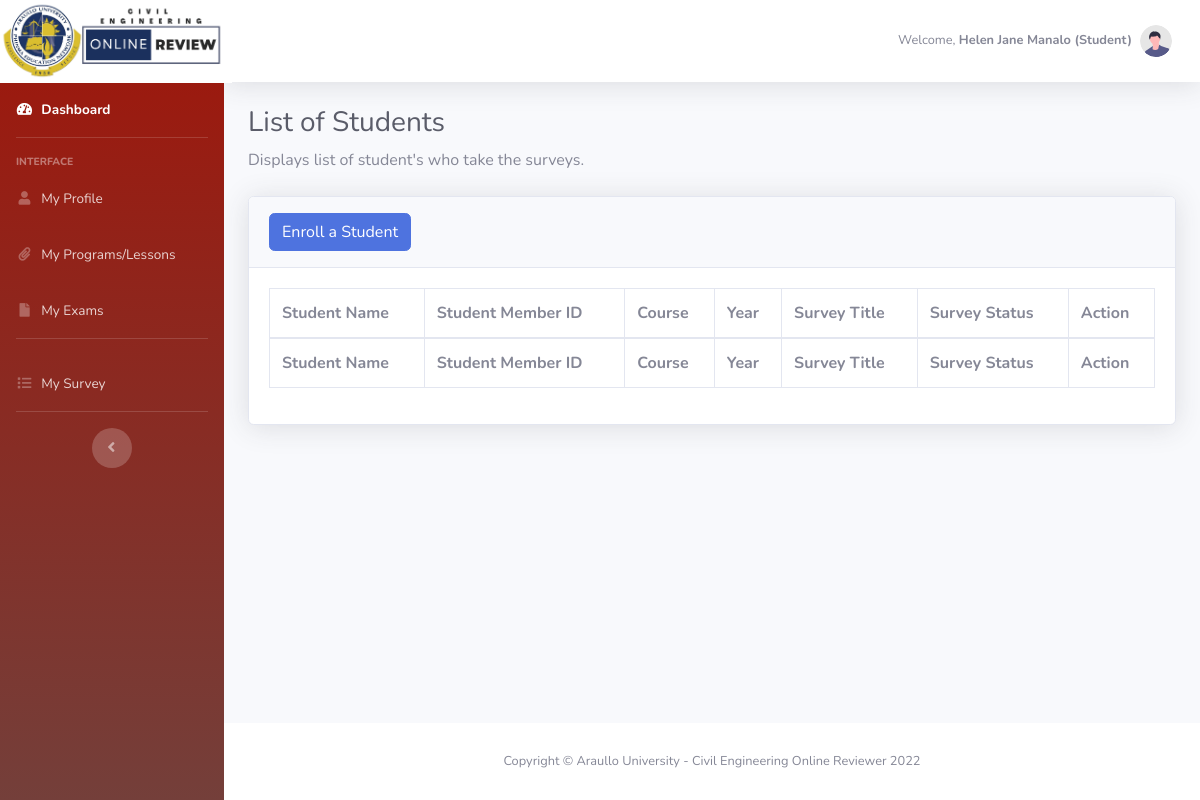
/dashboard/admin_survey_list.php (signed in), run on an earlier commit of the app's database.
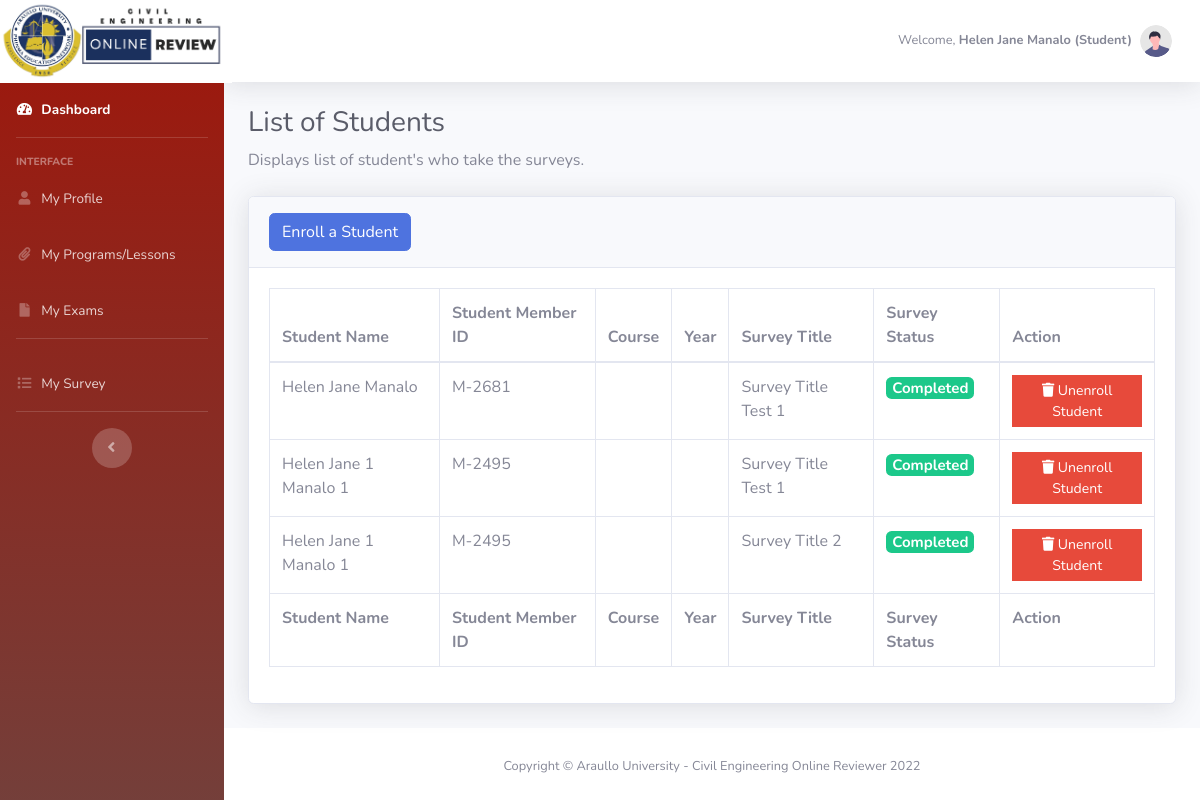
And on a later commit of the database.
### tables this page shows
CREATE TABLE `user_account` (
  `id` int(11) NOT NULL,
  `member_id` varchar(50) NOT NULL,
  `email_address` varchar(50) NOT NULL,
  `firstname` varchar(50) NOT NULL,
  `last_name` varchar(50) NOT NULL,
  `phone_number` int(11) NOT NULL,
  `age` int(11) NOT NULL,
  `birthday` varchar(50) NOT NULL,
  `religion` varchar(50) NOT NULL,
  `blood_type` varchar(50) NOT NULL,
  `upload_image` varchar(255) NOT NULL,
  `gender` varchar(50) NOT NULL,
  `user_type` varchar(25) NOT NULL,
  `password` varchar(255) NOT NULL,
  `date_created` varchar(100) NOT NULL,
  `date_updated` varchar(100) NOT NULL
);

CREATE TABLE `student_survey` (
  `student_survey_id` int(11) NOT NULL,
  `survey_id` int(11) NOT NULL,
  `student_member_id` varchar(50) NOT NULL,
  `survey_status` int(11) NOT NULL,
  `date_created` date NOT NULL
);

CREATE TABLE `survey` (
  `survey_id` int(11) NOT NULL,
  `member_id` varchar(50) NOT NULL,
  `survey_title` varchar(255) NOT NULL,
  `survey_description` text NOT NULL,
  `date_created` date NOT NULL,
  `date_modified` date NOT NULL
);

### dashboard/model/Admin.php (called while the page is built, shortened)
<?php
	class Admin {
		public $db;
		public function __construct(){
			$this->db = new mysqli(DB_HOST, DB_USER, DB_PASSWORD, DB_DATABASE);
		}
    	public function get_fullname($email_address){
    		$sql3="SELECT CONCAT_WS(' ', firstname, last_name) as fullname FROM user_account WHERE email_address = '$email_address'";
	        $result = mysqli_query($this->db,$sql3);
	        $user_data = mysqli_fetch_array($result);
	        return $user_data['fullname'];
    	}
    	public function get_usertype($email_address){
    		$sql3="SELECT user_type FROM user_account WHERE email_address = '$email_address'";
	        $result = mysqli_query($this->db,$sql3);
	        $user_data = mysqli_fetch_array($result);
	        return $user_data['user_type'];
    	}
        public function get_all_students_survey_list() {
    		$sql3="SELECT * FROM student_survey a
                    LEFT JOIN user_account c on c.member_id = a.student_member_id
                    LEFT JOIN user_additional_information d on d.member_id = c.member_id
                    LEFT JOIN survey e on e.survey_id = a.survey_id
                    AND c.user_type = 'Student'";
	        $result = mysqli_query($this->db,$sql3);
	        return $result_data = mysqli_fetch_all($result,MYSQLI_ASSOC);
        }
	}
?>

### dashboard/admin_survey_list.php (the view, shortened to what this page needs)
<?php
    include_once('db_header.php');
?>
    <h1 class="h3 mb-2 text-gray-800">List of Students</h1>
    <p class="mb-4">Displays list of student's who take the surveys.</p>
    <div class="card shadow mb-4">
        <div class="card-header py-3">
            <h6 class="m-0 font-weight-bold text-primary">
                <a class="btn btn-primary" href="enroll_student_survey.php?action=add">Enroll a Student</a>
            </h6>
        </div>
        <div class="card-body">
            <div class="table-responsive">
                <table class="table table-bordered" id="dataTable" width="100%" cellspacing="0">
                    <thead>
                        <tr>
                            <th>Student Name</th>
                            <th>Student Member ID</th>
                            <th>Course</th>
                            <th>Year</th>
                            <th>Survey Title</th>
                            <th>Survey Status</th>
                            <th>Action</th>
                        </tr>
                    </thead>
                    <tfoot>
                        <tr>
                            <th>Student Name</th>
                            <th>Student Member ID</th>
                            <th>Course</th>
                            <th>Year</th>
                            <th>Survey Title</th>
                            <th>Survey Status</th>
                            <th>Action</th>
                        </tr>
                    </tfoot>
                    <tbody>
                        <?php
                            $get_students_list =  $admin->get_all_students_survey_list();
                            foreach($get_students_list as $students) {
                        ?>
                            <tr>
                                <td><?php echo $students['firstname'].' '.$students['last_name'] ?></td>
                                <td><?php echo $students['student_member_id'] ?></td>
                                <td><?php echo $students['course'] ?></td>
                                <td><?php echo $students['academic_year'] ?></td>
                                <td><?php echo $students['survey_title'] ?></td>
                                <td>
                                    <?php
                                        if($students['survey_status'] == 0) {
                                    ?>
                                        <h5><span class="badge badge-secondary">Not yet started</span></h5>
                                    <?php
                                        }
                                        elseif($students['survey_status'] == 1) {
                                    ?>
                                        <h5><span class="badge badge-success">Completed</span></h5>
                                    <?php
                                        }
                                    ?>
                                </td>
                                <td>
                                    <li class="list-inline-item">
                                        <a class="btn btn-danger btn-sm rounded-0" href="admin/survey.php?student_id=<?php echo $students['student_survey_id']?>"><i class="fa fa-trash"></i> Unenroll Student</a>
                                    </li>
                                </td>
                            </tr>
                        <?php
                            }
                        ?>
                    </tbody>
                </table>
            </div>
        </div>
    </div>
<?php
    include_once('db_footer.php');
?>

### dashboard/db_header.php (shortened to what this page needs)
<?php
    require_once ('model/Admin.php');
    $admin = new Admin();
?>
<!DOCTYPE html>
<html lang="en">
<head>
    <link href="vendor/fontawesome-free/css/all.min.css" rel="stylesheet" type="text/css">
    <link href="css/sb-admin-2.min.css" rel="stylesheet">
    <link href="vendor/datatables/dataTables.bootstrap4.min.css" rel="stylesheet">
</head>
<body id="page-top">
    <div id="wrapper">
        <?php
            include_once("menu.php")
        ?>
    <div id="content-wrapper" class="d-flex flex-column">
        <div id="content">
            <nav class="navbar navbar-expand navbar-light bg-white topbar mb-4 static-top shadow">
                <ul class="navbar-nav ml-auto">
                    <li class="nav-item dropdown no-arrow">
                        <a class="nav-link dropdown-toggle" href="#" id="userDropdown" role="button"
                            data-toggle="dropdown" aria-haspopup="true" aria-expanded="false">
                            <?php
                                if (isset($_SESSION['email_address'])) :
                            ?>
                                <span class="mr-2 d-none d-lg-inline text-gray-600 small">Welcome, <strong><?php echo $admin->get_fullname($_SESSION['email_address']); ?> (<?php echo $admin->get_usertype($_SESSION['email_address']); ?>)</strong></span>
                                <img class="img-profile rounded-circle"
                                    src="img/undraw_profile.svg">
                            <?php
                                endif
                            ?>
                        </a>
                    </li>
                </ul>
            </nav>
            <div class="container-fluid">

### dashboard/menu.php (shortened to what this page needs)
<ul class="navbar-nav bg-gradient-primary sidebar sidebar-dark accordion" id="accordionSidebar">
    <a class="sidebar-brand d-flex align-items-center justify-content-center" href="index.html">
        <div class="sidebar-brand-text mx-3"><img src="../assets/img/logo.png" height="85px" /></div>
    </a>
    <li class="nav-item active">
        <a class="nav-link" href="index.php">
            <i class="fas fa-fw fa-tachometer-alt"></i>
            <span>Dashboard</span></a>
    </li>
    <hr class="sidebar-divider">
    <div class="sidebar-heading">
        Interface
    </div>
    <?php if ($admin->get_usertype($_SESSION['email_address']) == 'Student') { ?>
        <li class="nav-item">
            <a class="nav-link" href="student_profile.php">
                <i class="fas fa-fw fa-user"></i>
                <span>My Profile</span>
            </a>
        </li>
        <li class="nav-item">
            <a class="nav-link" href="student_programs.php">
                <i class="fas fa-fw fa-paperclip"></i>
                <span>My Programs/Lessons</span>
            </a>
        </li>
        <li class="nav-item">
            <a class="nav-link" href="student_exams.php">
                <i class="fas fa-fw fa-file"></i>
                <span>My Exams</span>
            </a>
        </li>
        <hr class="sidebar-divider">
        <li class="nav-item">
            <a class="nav-link" href="student_survey.php">
                <i class="fas fa-fw fa-list"></i>
                <span>My Survey</span>
            </a>
        </li>
    <?php } ?>
    <hr class="sidebar-divider">
    <div class="text-center d-none d-md-inline">
        <button class="rounded-circle border-0" id="sidebarToggle"></button>
    </div>
</ul>

### dashboard/db_footer.php (shortened to what this page needs)
    </div>
            </div>
    <footer class="sticky-footer bg-white">
                    <div class="container my-auto">
                        <div class="copyright text-center my-auto">
                            <span>Copyright &copy; Araullo University - Civil Engineering Online Reviewer 2022</span>
                        </div>
                    </div>
                </footer>
            </div>
        </div>
    </body>
</html>

What changed in the data, as far as the page shows it:
added student_survey: user_account.firstname "Helen Jane", user_account.last_name "Manalo", student_member "M-2681", survey.survey_title "Survey Title Test 1", survey_status "Completed"
added student_survey: user_account.firstname "Helen Jane 1", user_account.last_name "Manalo 1", student_member "M-2495", survey.survey_title "Survey Title Test 1", survey_status "Completed"
added student_survey: user_account.firstname "Helen Jane 1", user_account.last_name "Manalo 1", student_member "M-2495", survey.survey_title "Survey Title 2", survey_status "Completed"
